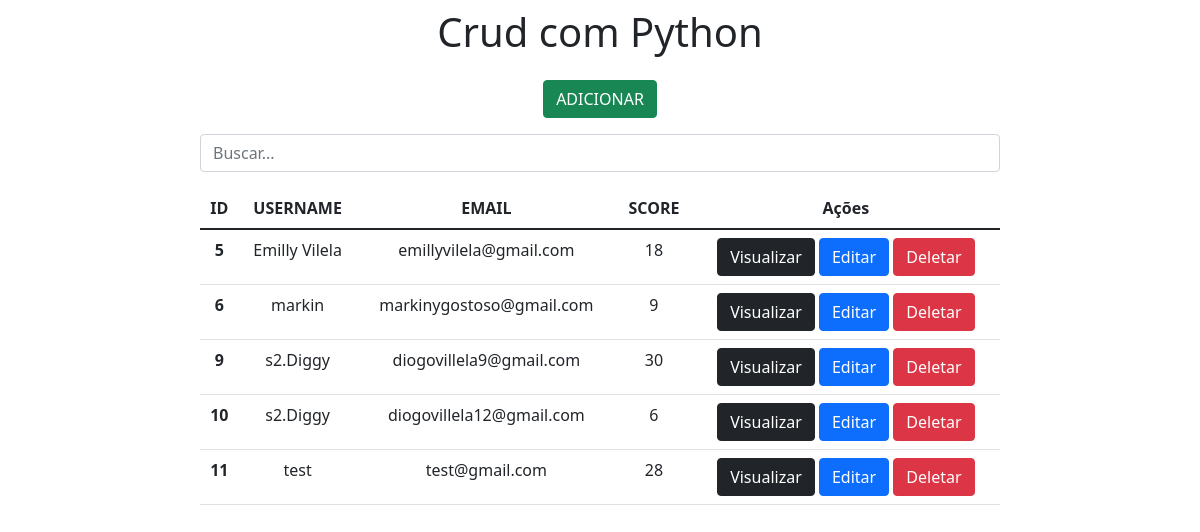
The page / on the database its author committed.
### app/models.py (models this page shows)
class User(models.Model):
    id = models.AutoField(auto_created=True, primary_key=True)
    username = models.CharField(max_length=100)
    email = models.CharField(max_length=150)
    score = models.IntegerField()

### app/views.py (the view)
# urls.py: 2. Add a URL to urlpatterns:  path('', views.home, name='home')
def home(request):
    data = {}
    search = request.GET.get('search')
    if search:
        data['db'] = User.objects.filter(username__icontains=search)
    else:
        data['db'] = User.objects.all()
    return render(request, 'index.html', data)

### app/templates/index.html (shortened to what this page needs)
<!DOCTYPE html>
<html lang="pt-br">
<head>
    <link href="https://cdn.jsdelivr.net/npm/bootstrap@5.1.3/dist/css/bootstrap.min.css" rel="stylesheet">
</head>
<body>
    <div class="col-8 m-auto pt-2 pb-2 text-center">
        <h1>Crud com Python</h1>
    </div>
    <div class="col-8 m-auto pt-2 pb-2 text-center">
        <a href="/form" class="btn btn-success">ADICIONAR</a>
    </div>
    <div class="col-8 m-auto pt-2 pb-2 text-center">
        <form method="get">
            <input type="text" id="search" name="search" class="form-control" placeholder="Buscar...">
        </form>
    </div>
    <div class="col-8 m-auto pt-2 pb-2 text-center">
        <table class="table">
            <thead>
            <tr>
                <th scope="col">ID</th>
                <th scope="col">USERNAME</th>
                <th scope="col">EMAIL</th>
                <th scope="col">SCORE</th>
                <th scope="col">Ações</th>
            </tr>
            </thead>
            <tbody>
            {% for dbs in db %}
            <tr>
                <th>{{dbs.id}}</th>
                <td>{{dbs.username}}</td>
                <td>{{dbs.email}}</td>
                <td>{{dbs.score}}</td>
                <td>
                    <a href="/view/{{dbs.id}}/"  class="btn btn-dark">Visualizar</a>
                    <a href="/edit/{{dbs.id}}/" class="btn btn-primary">Editar</a>
                    <a href="/delete/{{dbs.id}}/" class="btn btn-danger btnDel">Deletar</a>
                </td>
            </tr>
            {% endfor %}
            </tbody>
        </table>
    </div>
    {% load static %}
</body>
</html>

### rows shown on the page
User: id "5", username "Emilly Vilela", email "emillyvilela@gmail.com", score "18"
User: id "6", username "markin", email "markinygostoso@gmail.com", score "9"
User: id "9", username "s2.Diggy", email "diogovillela9@gmail.com", score "30"
User: id "10", username "s2.Diggy", email "diogovillela12@gmail.com", score "6"
User: id "11", username "test", email "test@gmail.com", score "28"
